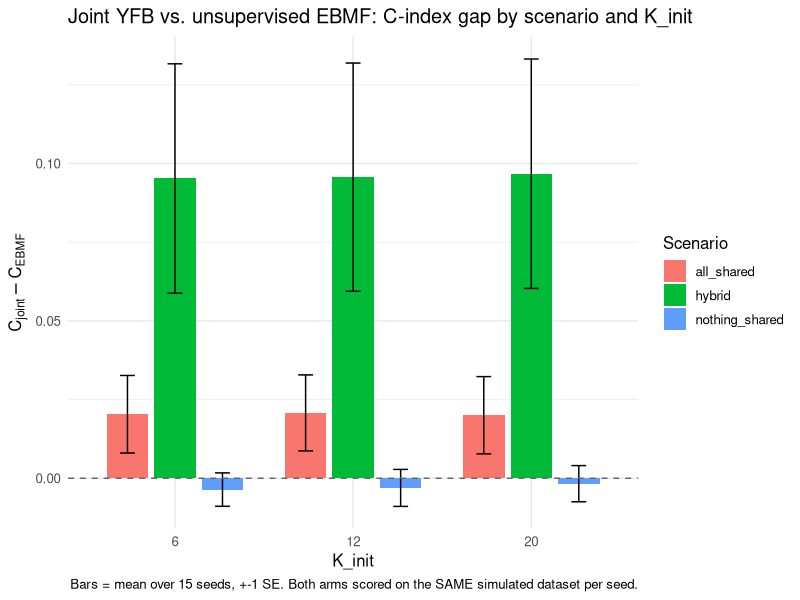

The R source for this figure:
# ============================================================
# Script:  results/multi_cohort_sim/make_delta_fig.R
# Purpose: Stage 5 delta figure: one bar per (scenario, K_init) of
#          C_joint - C_EBMF with +-1 SE across seeds, making the YFB-vs-EBMF
#          gap explicit rather than left to be eyeballed from adjacent bars.
#          Also confirms and states that both arms are scored on the SAME
#          simulated dataset per seed (the advisors asked directly).
#
#   Input:  results/multi_cohort_sim/outputs/multicohort_sim_results.csv
#   Output: docs/progress_book/figs/2026-09-04_multicohort_delta_fig.png
#
# Author:  Claude Code (reviewed by Andrew Walther)
# Created: 2026-09-04
# Usage:   Rscript results/multi_cohort_sim/make_delta_fig.R
# ============================================================

if (!file.exists("code/fit_modular.R") && file.exists("../../code/fit_modular.R"))
  setwd("../../")

suppressPackageStartupMessages({ library(ggplot2); library(dplyr) })

d <- read.csv("results/multi_cohort_sim/outputs/multicohort_sim_results.csv", stringsAsFactors = FALSE)

wide <- d |>
  select(scenario, k_setting, K_init, arm, seed, c_index) |>
  tidyr::pivot_wider(names_from = arm, values_from = c_index) |>
  mutate(delta = YFB_base - EBMF)

delta_summary <- wide |>
  group_by(scenario, k_setting, K_init) |>
  summarise(mean_delta = mean(delta, na.rm = TRUE),
            se_delta   = sd(delta, na.rm = TRUE) / sqrt(sum(!is.na(delta))),
            n_seeds    = sum(!is.na(delta)), .groups = "drop")

write.csv(delta_summary, "results/multi_cohort_sim/outputs/multicohort_delta_summary.csv", row.names = FALSE)
print(delta_summary)

delta_summary$K_init <- factor(delta_summary$K_init, levels = sort(unique(delta_summary$K_init)))
p <- ggplot(delta_summary, aes(x = K_init, y = mean_delta, fill = scenario)) +
  geom_col(position = position_dodge(width = 0.8), width = 0.7) +
  geom_errorbar(aes(ymin = mean_delta - se_delta, ymax = mean_delta + se_delta),
                position = position_dodge(width = 0.8), width = 0.25) +
  geom_hline(yintercept = 0, linetype = "dashed", color = "gray40") +
  labs(title = "Joint YFB vs. unsupervised EBMF: C-index gap by scenario and K_init",
       x = "K_init", y = expression(C[joint] - C[EBMF]), fill = "Scenario",
       caption = "Bars = mean over 15 seeds, +-1 SE. Both arms scored on the SAME simulated dataset per seed.") +
  theme_minimal(base_size = 12)
ggsave("docs/progress_book/figs/2026-09-04_multicohort_delta_fig.png", p, width = 9, height = 5.5, dpi = 170, bg = "white")
cat("\nWrote docs/progress_book/figs/2026-09-04_multicohort_delta_fig.png\n")
